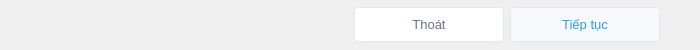
<?xml version="1.0" encoding="UTF-8"?>
<ui version="4.0">
 <class>PythonVersionFooter</class>
 <widget class="QWidget" name="PythonVersionFooter">
  <property name="geometry">
   <rect>
    <x>0</x>
    <y>0</y>
    <width>700</width>
    <height>50</height>
   </rect>
  </property>
  <layout class="QHBoxLayout" name="bottomButtonsLayout">
   <property name="leftMargin">
    <number>40</number>
   </property>
   <property name="topMargin">
    <number>5</number>
   </property>
   <property name="rightMargin">
    <number>40</number>
   </property>
   <property name="bottomMargin">
    <number>5</number>
   </property>
   <item>
    <spacer name="horizontalSpacer">
     <property name="orientation">
      <enum>Qt::Horizontal</enum>
     </property>
     <property name="sizeHint" stdset="0">
      <size>
       <width>40</width>
       <height>20</height>
      </size>
     </property>
    </spacer>
   </item>
   <item>
    <widget class="QPushButton" name="exitButton">
     <property name="minimumSize">
      <size>
       <width>150</width>
       <height>35</height>
      </size>
     </property>
     <property name="maximumSize">
      <size>
       <width>150</width>
       <height>35</height>
      </size>
     </property>
     <property name="styleSheet">
      <string notr="true">QPushButton {
    background-color: #FFFFFF;
    color: #64748B;
    border: 1px solid #E2E8F0;
    border-radius: 4px;
    padding: 10px 15px;
    font-size: 13px;
}

QPushButton:hover {
    background-color: #F1F5F9;
}</string>
     </property>
     <property name="text">
      <string>Thoát</string>
     </property>
     <property name="class" stdset="0">
      <string>outlineButton</string>
     </property>
    </widget>
   </item>
   <item>
    <widget class="QPushButton" name="continueButton">
     <property name="minimumSize">
      <size>
       <width>150</width>
       <height>35</height>
      </size>
     </property>
     <property name="maximumSize">
      <size>
       <width>150</width>
       <height>35</height>
      </size>
     </property>
     <property name="styleSheet">
      <string notr="true">QPushButton {
    background-color: #F8F9FA;
    color: #3498DB;
    border: 1px solid #E2E8F0;
    border-radius: 4px;
    padding: 10px 15px;
    font-size: 13px;
}

QPushButton:hover {
    background-color: #EBF5FB;
}</string>
     </property>
     <property name="text">
      <string>Tiếp tục</string>
     </property>
     <property name="class" stdset="0">
      <string>linkButton</string>
     </property>
    </widget>
   </item>
  </layout>
 </widget>
 <resources/>
 <connections/>
</ui>
